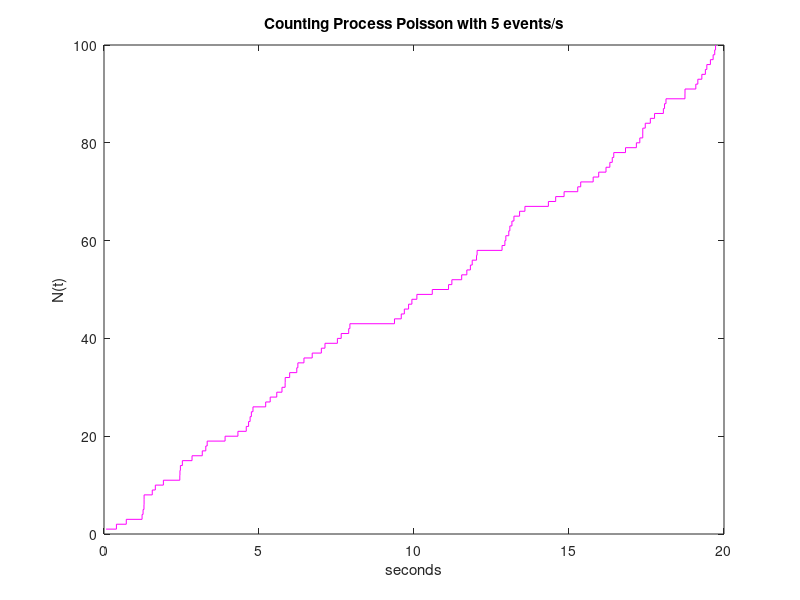
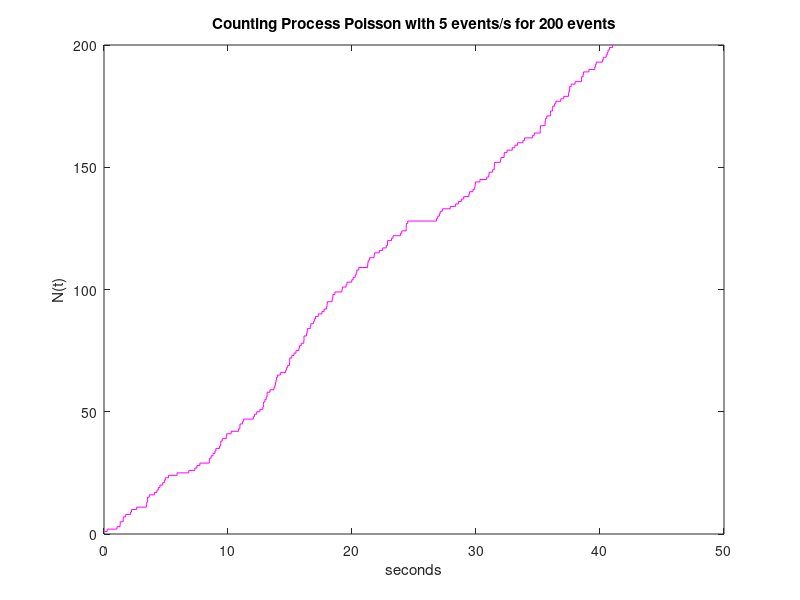
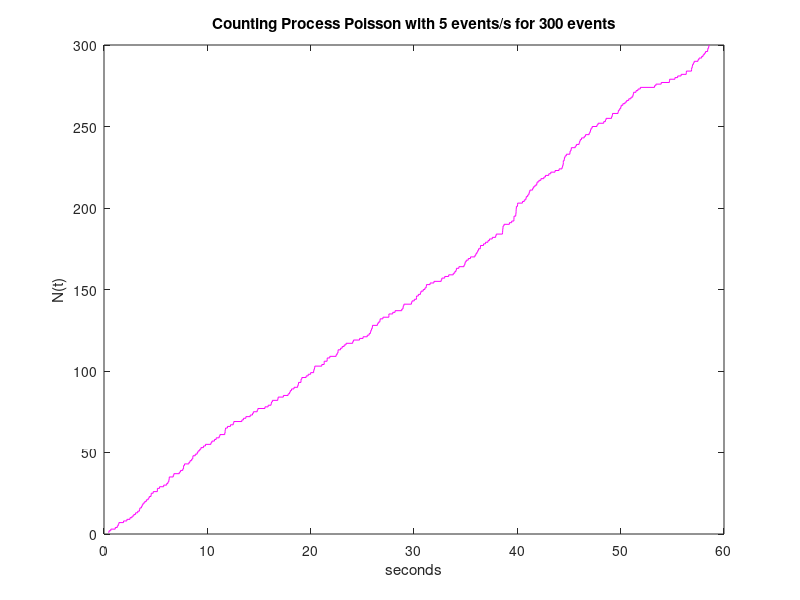
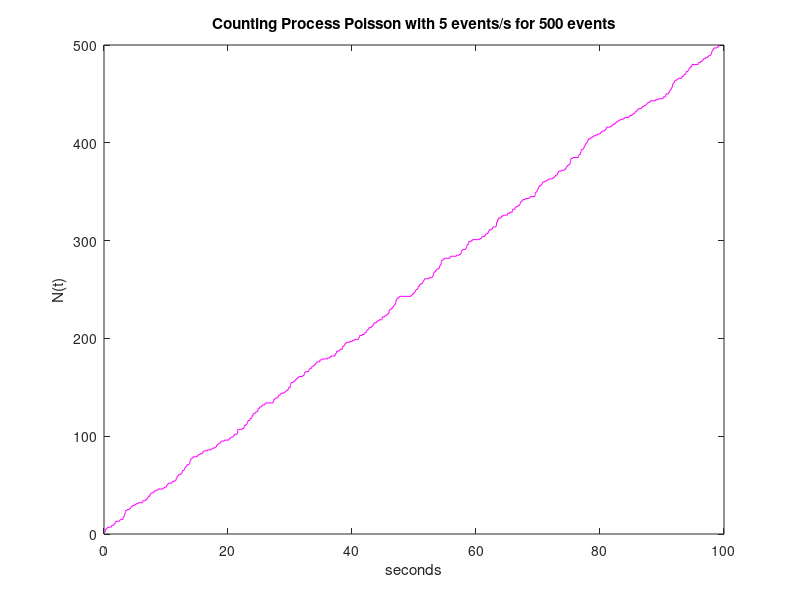

MATLAB code for these plots, in order:
clc;
clear all;
close all;

pkg load statistics;

# Task 1

x = exprnd(0.2,1,100);
y = ones(100,1);
for i=1:99
  x(i+1)=x(i+1)+x(i);
  y(i+1)=y(i+1)+y(i);
 endfor
 
figure(1);
stairs(x,y, color=	'm');
title("Counting Process Poisson with 5 events/s");
xlabel("seconds");
ylabel("N(t)");
 
 
# Task 2

#(i)

x = exprnd(0.2,1,200);
y = ones(200,1);
for i=1:199
  x(i+1) = x(i+1) + x(i);
  y(i+1) = y(i+1) + y(i);
endfor

figure(2);
stairs(x,y, color=	'm');
title("Counting Process Poisson with 5 events/s for 200 events");
xlabel("seconds");
ylabel("N(t)");
display("200/x(200)=");
display(200/x(200));

#(ii)

x = exprnd(0.2,1,300);
y = ones(300,1);
for i=1:299
  x(i+1) = x(i+1) + x(i);
  y(i+1) = y(i+1) + y(i);
endfor

figure(3);
stairs(x,y, color=	'm');
title("Counting Process Poisson with 5 events/s for 300 events");
xlabel("seconds");
ylabel("N(t)");
display("300/x(300)=")
display(300/x(300));

#(iii)

x = exprnd(0.2,1,500);
y = ones(500,1);
for i=1:499
  x(i+1) = x(i+1) + x(i);
  y(i+1) = y(i+1) + y(i);
endfor

figure(4);
stairs(x,y, color=	'm');
title("Counting Process Poisson with 5 events/s for 500 events");
xlabel("seconds");
ylabel("N(t)");
display("500/x(500)=");
display(500/x(500));

#(iv)

x = exprnd(0.2,1,1000);
y = ones(1000,1);
for i=1:999
  x(i+1) = x(i+1) + x(i);
  y(i+1) = y(i+1) + y(i);
endfor

figure(5);
stairs(x,y, color=	'm');
title("Counting Process Poisson with 5 events/s for 1000 events");
xlabel("seconds");
ylabel("N(t)");
display("1000/x(1000)=");
display(1000/x(1000));

#(v)

x = exprnd(0.2,1,10000);
y = ones(10000,1);
for i=1:9999
  x(i+1) = x(i+1) + x(i);
  y(i+1) = y(i+1) + y(i);
endfor

figure(6);
stairs(x,y, color=	'm');
title("Counting Process Poisson with 5 events/s for 10000 events");
xlabel("seconds");
ylabel("N(t)");
display("10000/x(10000)=");
display(10000/x(10000));